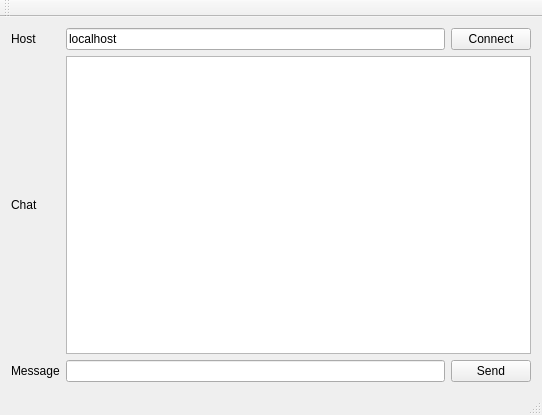
<?xml version="1.0" encoding="UTF-8"?>
<ui version="4.0">
 <class>MainWindow</class>
 <widget class="QMainWindow" name="MainWindow">
  <property name="geometry">
   <rect>
    <x>0</x>
    <y>0</y>
    <width>542</width>
    <height>415</height>
   </rect>
  </property>
  <property name="windowTitle">
   <string>Chat OpCode V1.0</string>
  </property>
  <widget class="QWidget" name="centralWidget">
   <layout class="QGridLayout" name="gridLayout">
    <item row="0" column="0">
     <widget class="QLabel" name="label">
      <property name="text">
       <string>Host</string>
      </property>
     </widget>
    </item>
    <item row="0" column="1">
     <widget class="QLineEdit" name="hostName">
      <property name="text">
       <string>localhost</string>
      </property>
     </widget>
    </item>
    <item row="0" column="2">
     <widget class="QPushButton" name="connButton">
      <property name="text">
       <string>Connect</string>
      </property>
     </widget>
    </item>
    <item row="1" column="0">
     <widget class="QLabel" name="label_2">
      <property name="text">
       <string>Chat</string>
      </property>
     </widget>
    </item>
    <item row="2" column="0">
     <widget class="QLabel" name="label_3">
      <property name="text">
       <string>Message</string>
      </property>
     </widget>
    </item>
    <item row="2" column="1">
     <widget class="QLineEdit" name="message"/>
    </item>
    <item row="2" column="2">
     <widget class="QPushButton" name="sendButton">
      <property name="text">
       <string>Send</string>
      </property>
     </widget>
    </item>
    <item row="1" column="1" colspan="2">
     <widget class="QTextEdit" name="chatContent"/>
    </item>
   </layout>
  </widget>
  <widget class="QMenuBar" name="menuBar">
   <property name="geometry">
    <rect>
     <x>0</x>
     <y>0</y>
     <width>542</width>
     <height>22</height>
    </rect>
   </property>
  </widget>
  <widget class="QToolBar" name="mainToolBar">
   <attribute name="toolBarArea">
    <enum>TopToolBarArea</enum>
   </attribute>
   <attribute name="toolBarBreak">
    <bool>false</bool>
   </attribute>
  </widget>
  <widget class="QStatusBar" name="statusBar"/>
 </widget>
 <layoutdefault spacing="6" margin="11"/>
 <resources/>
 <connections/>
</ui>
